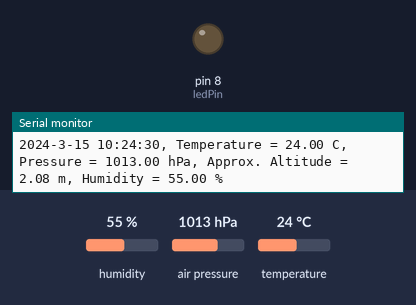
Bench run of a sketch on a simulated Arduino Uno, built with avr-gcc and run on an emulated ATmega328P. Shown: output pins drawn as LEDs (lit = HIGH), the last lines printed to the serial monitor. The inputs (shaded band) are chosen by the test bench; at power-on: humidity 55 %, air pressure 1013 hPa, temperature 24 °C. The local clock reads 2024-03-15 10:24:30 at power-on unless the sketch sets it; storage starts empty.

Above: at 15.1 s.
At 45.2 s:
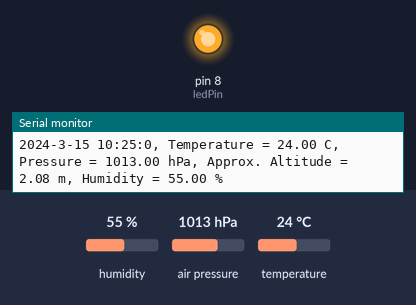
Timing chart, 0 to 78.2 s (numbered marks = the images above):
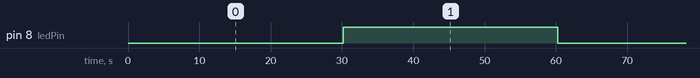

The sketch:

DataLogBME280_lines.ino
```cpp
// ===================================================
// DataLogger based on the
// RobotDyn SD/RTC Arduino shield example by Nolan Chandler
//
// Todd Lines, Nolan Chandler
// Last revised: 2023-03-21
//
// Saves temperature and humidity measurements from a
//   BME280 to a SD card with time stamp as an example
//   of data logging
//
// Collects data at a given rate, that is set by the
//   variable watetime_ms. This code uses the stratgy
//   of opening the file, writing data, and closing
//   the file for each data point so if the sensor fails
//   the file will fail closed and only the last data
//   point will be lost.
//   The code uses a RTC for it's time stamp.
//
// ===================================================

// ==== include statements
   #include <SD.h>

// RTC libary by Adafruit. Must be manually installed
   #include "RTClib.h"

// BME280 libaries by Adafruit - From the Adafruit BME280
//  example code
    #include <SPI.h>
    #include <Adafruit_Sensor.h>
    #include <Adafruit_BME280.h>
    // global variables for BME280
    #define BME_SCK 13
    #define BME_MISO 12
    #define BME_MOSI 11
    #define BME_CS 10
    #define SEALEVELPRESSURE_HPA (1013.25)
    // delcair a varibale for the bme data, we are using I2C
    Adafruit_BME280 bme; // I2C
    //Adafruit_BME280 bme(BME_CS); // hardware SPI
    //Adafruit_BME280 bme(BME_CS, BME_MOSI, BME_MISO, BME_SCK); // software SPI

  // SD card pin to use
   const int SD_PIN = 10;
   File logfile;

  // Real time clock type and variable
    RTC_DS1307 rtc;

// data collection variables to set up how often data are recorded
   int waittime_ms = 30000; // milliseconds between samples

// pint to blink for light to indicate operation
   int ledPin = 8;
   int n = 0;
////////////////////////////////////////////
// Special custom functions
///////////////////////////////////////////

// =========================================
// initializes the RTC,
// and checks to see if it has been set
// =========================================
void init_RTC() {
  Serial.print("Initializing RTC...");
  //
  if (!rtc.begin()) {
    Serial.println(" failed!");
    while (1);
  }
  //
  Serial.println(" done!");
  //
  if (!rtc.isrunning())
    Serial.println(
    "WARNING: RTC has not been previously set");
  }

// ======================================================
// attempts to initialize the SD card for reading/writing
// ======================================================
void init_SD() {
  Serial.print("Initializing SD card...");
  //
  if (!SD.begin(SD_PIN)) {
    Serial.println(" failed!");
    while (1);
  }
  //
  Serial.println(" done!");
  }


// ======================================================
// prints out BME280 data to the serial monitor.
//   From the Adafruit BME280 test code.
//   Not used, but kept for testing.
// ======================================================
void printValues() {
  Serial.print("Temperature = ");
  Serial.print(bme.readTemperature());
  Serial.println(" C");
  Serial.print("Pressure = ");
  Serial.print(bme.readPressure() / 100.0F);
  Serial.println(" hPa");
  Serial.print("Approx. Altitude = ");
  Serial.print(bme.readAltitude(SEALEVELPRESSURE_HPA));
  Serial.println(" m");
  Serial.print("Humidity = ");
  Serial.print(bme.readHumidity());
  Serial.println(" %");
  Serial.println();
  }

//////////////////////////////////////////////////
// Required standard functions
/////////////////////////////////////////////////

// ====================================================
// SETUP
// ====================================================
void setup() {
   // Open serial communications
      Serial.begin(9600);
   // start the real time clock
      init_RTC();
     // (note 24-hour time: 3pm -> 15)
     // This line sets the RTC with an
     // explicit date & time, for example:
     // to set January 21, 2014 at 3:18pm
     // you would use the following line:
     // rtc.adjust(DateTime(2014, 1, 21, 15, 18, 0));
   // initialize the SD card
      init_SD();

  // setup BME280 - These next lines are from the Adafruit BME280 test code
       Serial.println(F("BME280 test"));
       unsigned status;
       // default settings
       status = bme.begin();
       // You can also pass in a Wire library object like &Wire2
       // status = bme.begin(0x76, &Wire2)
       if (!status) {
          Serial.println("Could not find a valid BME280 sensor, check wiring, address, sensor ID!");
          Serial.print("SensorID was: 0x"); Serial.println(bme.sensorID(),16);
          Serial.print("        ID of 0xFF probably means a bad address, a BMP 180 or BMP 085\n");
          Serial.print("   ID of 0x56-0x58 represents a BMP 280,\n");
          Serial.print("        ID of 0x60 represents a BME 280.\n");
          Serial.print("        ID of 0x61 represents a BME 680.\n");
          while (1) delay(10);
          }
       Serial.println("-- Default Test --");
       Serial.println("BME280 Started");
       File dataFile = SD.open("datalog.txt", FILE_WRITE);
          dataFile.println("START OF NEW DATA COLLECT - Logger 2");
          dataFile.close();
     // set up ledPin for blinking to show operation
        pinMode(ledPin, OUTPUT);
  }  // End of setup


// ====================================================
// LOOP
// ====================================================
void loop( ) {
   String dataString = "";
   //get the time for the data sample
   DateTime now = rtc.now();
   // Add to this the temperature, pressure, and humidity
   //   from the BME280
     Serial.print(now.year());
     Serial.print("-");
     Serial.print(now.month());
     Serial.print("-");
     Serial.print(now.day());
     Serial.print(" ");
     Serial.print(now.hour());
     Serial.print(":");
     Serial.print(now.minute());
     Serial.print(":");
     Serial.print(now.second());
     Serial.print(", Temperature = ");
     Serial.print(bme.readTemperature());
     Serial.print(" C, ");
     Serial.print("Pressure = ");
     Serial.print(bme.readPressure() / 100.0F);
     Serial.print(" hPa, ");
     Serial.print("Approx. Altitude = ");
     Serial.print(bme.readAltitude(SEALEVELPRESSURE_HPA));
     Serial.print(" m, ");
     Serial.print("Humidity = ");
     Serial.print(bme.readHumidity());
     Serial.println(" %");

   // open the file. note that only one file can be open at a time,
   // so you have to close this one before opening another.
      File dataFile = SD.open("datalog.txt", FILE_WRITE);
      // If the file is available, write to it, but then close it
      //   right after. We will only keep the file open while we are
      //   writing to it. This is safer. It helps prevent getting files
      //   corrupted, and let's the Arduino keep adding to the file after
      //   a problem.
      if (dataFile) {
         // print our data point, Start with the RTC time stamp
         dataFile.print(now.year());
         dataFile.print("-");
         dataFile.print(now.month());
         dataFile.print("-");
         dataFile.print(now.day());
         dataFile.print(" ");
         dataFile.print(now.hour());
         dataFile.print(":");
         dataFile.print(now.minute());
         dataFile.print(":");
         dataFile.print(now.second());
         //
         dataFile.print(", Temperature = ");
         dataFile.print(bme.readTemperature());
         dataFile.print(" C, ");
         dataFile.print("Pressure = ");
         dataFile.print(bme.readPressure() / 100.0F);
         dataFile.print(" hPa, ");
         dataFile.print("Approx. Altitude = ");
         dataFile.print(bme.readAltitude(SEALEVELPRESSURE_HPA));
         dataFile.print(" m, ");
         dataFile.print("Humidity = ");
         dataFile.print(bme.readHumidity());
         dataFile.println(" %");
         // close the file for safety
         dataFile.close();
         }
      // if the file does't open, pop up an error:
      else {
         Serial.println("error opening datalog.txt");
         }
   delay(waittime_ms); // time between data points

   if (n==0){
      digitalWrite(ledPin, HIGH);
      n=1;
      }
   else {
      digitalWrite(ledPin, LOW);
      n=0;
      }

   // End of Loop
   }
```

Measured:
- by itself, pin 8 (ledPin): alternates HIGH for 30.1 s and LOW for 30.1 s
